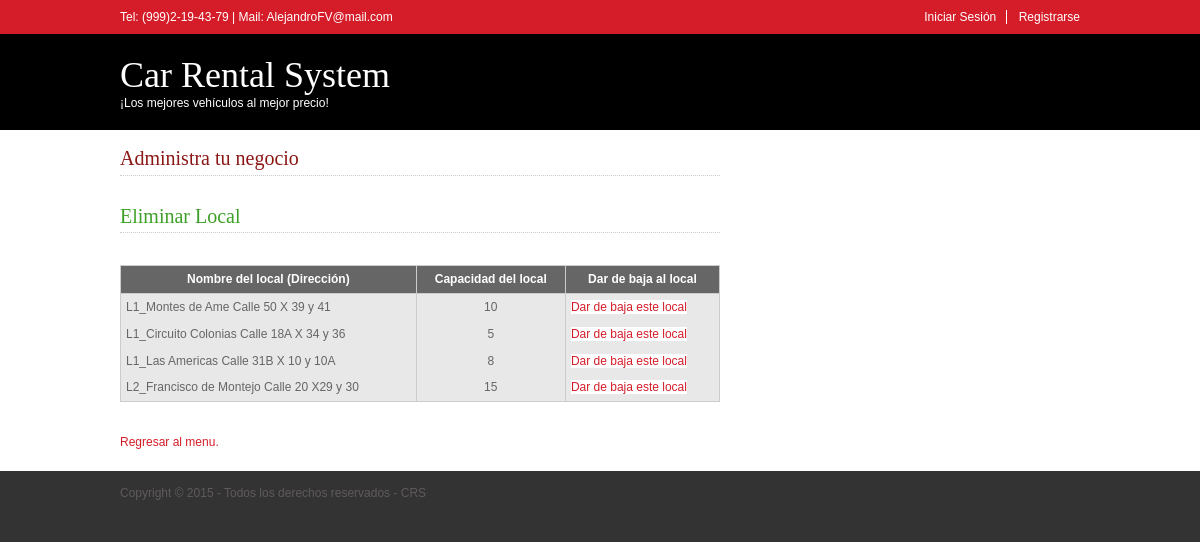
Page /pages/bajaLocation.php on the committed database.
### tables this page shows
CREATE TABLE IF NOT EXISTS `location` (
  `id_location` INT NOT NULL AUTO_INCREMENT,
  `name_location` VARCHAR(80) NOT NULL,
  `capacity_location` INT NOT NULL,
  PRIMARY KEY (`id_location`));

### pages/bajaLocation.php (the view, shortened to what this page needs)
<!DOCTYPE html>
<html>
	<head>
		<link rel="stylesheet" href="../layout/styles/layout.css" type="text/css" />
	</head>
	<body id="top">
		<div class="wrapper col1">
			<div id="topbar">
				<p>Tel: (999)2-19-43-79 | Mail: <a href="mailto:AlejandroFV@mail.com">AlejandroFV@mail.com</a></p>
				<ul>
					<?php
						if (!empty($_SESSION['nick_user'])){
							$name_user = $_SESSION['nick_user'];
							echo "<li> Bienvenido: ".$name_user."</li>";
							echo "<li class='last'><a href='../layout/php/closeSession.php'>Cerrar sesión</a></li>";
						}else{
					?>
							<li><a href="login.html">Iniciar Sesión</a></li>
							<li class="last"><a href="register.html">Registrarse</a></li>
					<?php
						}
					?>
				</ul>
				<br class="clear" />
			</div>
		</div>
		<div class="wrapper col2">
			<div id="header">
				<div class="fl_left">
					<h1><a href="../index.php">Car Rental System</a></h1>
					<p>¡Los mejores vehículos al mejor precio!</p>
				</div>
				<br class="clear" />
			</div>
		</div>
		<div class="wrapper col5">
			<div id="container">
				<div id="content">
					<h2 class="title2">Administra tu negocio</h2>
					<br class="clear">
					<h3 class="title4">Eliminar Local</h3>
					<br class="clear">
					<div id="center">
						<table>
							<thead>
								<th>Nombre del local (Dirección)</th>
								<th>Capacidad del local</th>
								<th>Dar de baja al local</th>
							</thead>
							<tbody>
								<?php
									require("../layout/php/connection.php");
									$scriptSelect = "SELECT * FROM crs.location";
									$result = mysqli_query($con, $scriptSelect);
									while ($values = mysqli_fetch_array($result)) {
										echo "<tr class='dark'>
											<td>$values[1]</td>
											<td class='center'>$values[2]</td>
											<td><a href='confirmBajaLocation.php?ID= $values[0]'>Dar de baja este local</a></td>
										</tr>";
									}
								?>
							</tbody>
						</table>
					</div>
					<br class="clear">
				</div>
				<br class="clear" />
				<a href="menuManager.php">Regresar al menu.</a>
			</div>
		</div>
		<div class="wrapper col7">
			<div id="copyright">
				<p class="fl_left">Copyright &copy; 2015 - Todos los derechos reservados - <a href="../index.php">CRS</a></p>
				<br class="clear" />
			</div>
		</div>
	</body>
</html>

### layout/styles/layout.css (style rules this page uses)
html { overflow-y: scroll; }
body { margin: 0; padding: 0; font-size: 12px; font-family: verdana, Arial, Helvetica, sans-serif; color: #FFFFFF; background-color: #333333; }
.center { text-align: center; }
.title2 { color: #8B1616; font-size: 28px; }
.title4 { color: #3DA026; font-size: 19px; }
a { outline: none; text-decoration: none; }
.fl_left, .imgl { float: left; }
div.wrapper { display: block; width: 100%; margin: 0; text-align: left; }
div.wrapper h1, div.wrapper h2, div.wrapper h3, div.wrapper h4, div.wrapper h5, div.wrapper h6 { margin: 0 0 15px 0; padding: 0; font-size: 20px; font-weight: normal; font-family: Georgia, "Times New Roman", Times, serif; }
.col1, .col1 a { color: #FFFFFF; background-color: #D51D29; }
.col2 { color: #FFFFFF; background-color: #000000; }
.col5 { color: #666666; background-color: #FFFFFF; }
.col5 a { color: #D51D29; background-color: #FFFFFF; }
.col7, .col7 a { color: #605B5B; background-color: #333333; }
#topbar, #header, #topnav, #intro, #breadcrumb, #container, #footer, #copyright { display: block; position: relative; width: 960px; margin: 0 auto; }
#topbar { padding: 10px 0; }
#topbar p { float: left; margin: 0; padding: 0; }
#topbar ul { float: right; margin: 0; padding: 0; list-style: none; }
#topbar li { display: inline; margin: 0 8px 0 0; padding: 0 10px 0 0; border-right: 1px solid #FFFFFF; }
#topbar li.last { margin-right: 0; padding-right: 0; border: none; }
#header { padding: 20px 0; }
#header h1, #header p { margin: 0; padding: 0; }
#header .fl_left { display: block; float: left; width: 400px; }
#header h1 { margin: 0; font-size: 36px; border: none; }
#header h1 a { color: #FFFFFF; background-color: #000000; }
#container { padding: 20px 0; line-height: 1.4em; }
#container h1, #container h2, #container h3, #container h4, #container h5, #container h6 { padding-bottom: 8px; border-bottom: 1px dotted #CCCCCC; }
#content { display: block; float: left; width: 600px; }
#copyright { padding: 15px 0; }
#copyright p { margin: 0; padding: 0; }

### layout/styles/tables.css (style rules this page uses)
table { width: 100%; border-collapse: collapse; table-layout: auto; vertical-align: top; margin-bottom: 15px; border: 1px solid #CCCCCC; }
table thead th { color: #FFFFFF; background-color: #666666; border: 1px solid #CCCCCC; border-collapse: collapse; text-align: center; table-layout: auto; vertical-align: middle; }
table tbody td { vertical-align: top; border-collapse: collapse; border-left: 1px solid #CCCCCC; border-right: 1px solid #CCCCCC; }
table thead th, table tbody td { padding: 5px; border-collapse: collapse; }
table tbody tr.dark { color: #666666; background-color: #E8E8E8; }

### rows in the picture
location: name_location "L1_Montes de Ame Calle 50 X 39 y 41", capacity_location "10"
location: name_location "L1_Circuito Colonias Calle 18A X 34 y 36", capacity_location "5"
location: name_location "L1_Las Americas Calle 31B X 10 y 10A", capacity_location "8"
location: name_location "L2_Francisco de Montejo Calle 20 X29 y 30", capacity_location "15"
